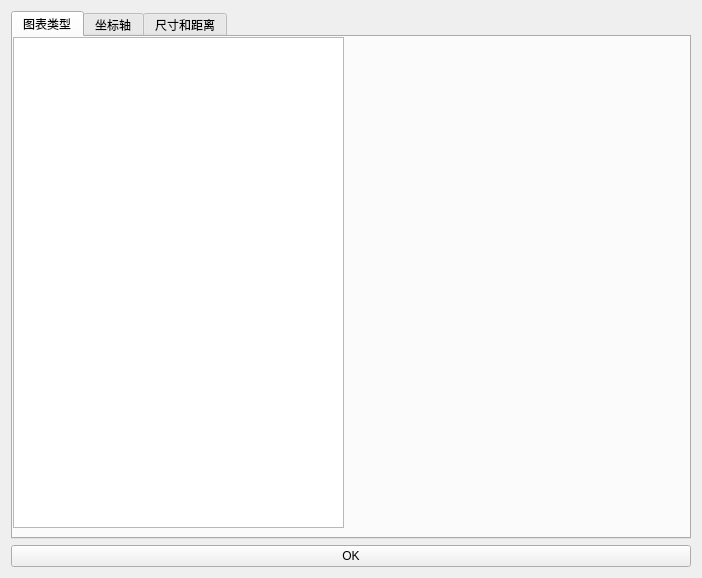
<?xml version="1.0" encoding="UTF-8"?>
<ui version="4.0">
 <class>widget</class>
 <widget class="QWidget" name="widget">
  <property name="geometry">
   <rect>
    <x>0</x>
    <y>0</y>
    <width>702</width>
    <height>578</height>
   </rect>
  </property>
  <property name="windowTitle">
   <string>图表配置</string>
  </property>
  <layout class="QVBoxLayout" name="verticalLayout">
   <item>
    <widget class="QTabWidget" name="tabWidget">
     <property name="currentIndex">
      <number>0</number>
     </property>
     <widget class="QWidget" name="tab_3">
      <attribute name="title">
       <string>图表类型</string>
      </attribute>
      <widget class="QListWidget" name="graph_styles_widget">
       <property name="geometry">
        <rect>
         <x>0</x>
         <y>0</y>
         <width>331</width>
         <height>491</height>
        </rect>
       </property>
      </widget>
     </widget>
     <widget class="QWidget" name="tab_2">
      <attribute name="title">
       <string>坐标轴</string>
      </attribute>
      <widget class="QFrame" name="frame_4">
       <property name="geometry">
        <rect>
         <x>0</x>
         <y>21</y>
         <width>661</width>
         <height>47</height>
        </rect>
       </property>
       <property name="frameShape">
        <enum>QFrame::StyledPanel</enum>
       </property>
       <property name="frameShadow">
        <enum>QFrame::Raised</enum>
       </property>
       <layout class="QHBoxLayout" name="horizontalLayout_4">
        <item>
         <widget class="QFrame" name="frame_5">
          <property name="frameShape">
           <enum>QFrame::StyledPanel</enum>
          </property>
          <property name="frameShadow">
           <enum>QFrame::Raised</enum>
          </property>
          <layout class="QHBoxLayout" name="horizontalLayout_5">
           <property name="spacing">
            <number>0</number>
           </property>
           <property name="leftMargin">
            <number>0</number>
           </property>
           <property name="topMargin">
            <number>0</number>
           </property>
           <property name="rightMargin">
            <number>0</number>
           </property>
           <property name="bottomMargin">
            <number>0</number>
           </property>
           <item>
            <widget class="QLabel" name="label_3">
             <property name="text">
              <string>横轴</string>
             </property>
            </widget>
           </item>
           <item>
            <widget class="QComboBox" name="comboBox_graph_x_axis"/>
           </item>
           <item>
            <spacer name="horizontalSpacer_3">
             <property name="orientation">
              <enum>Qt::Horizontal</enum>
             </property>
             <property name="sizeHint" stdset="0">
              <size>
               <width>40</width>
               <height>20</height>
              </size>
             </property>
            </spacer>
           </item>
          </layout>
         </widget>
        </item>
        <item>
         <widget class="QFrame" name="frame_6">
          <property name="frameShape">
           <enum>QFrame::StyledPanel</enum>
          </property>
          <property name="frameShadow">
           <enum>QFrame::Raised</enum>
          </property>
          <layout class="QHBoxLayout" name="horizontalLayout_6">
           <property name="spacing">
            <number>0</number>
           </property>
           <property name="leftMargin">
            <number>0</number>
           </property>
           <property name="topMargin">
            <number>0</number>
           </property>
           <property name="rightMargin">
            <number>0</number>
           </property>
           <property name="bottomMargin">
            <number>0</number>
           </property>
           <item>
            <widget class="QLabel" name="label_4">
             <property name="text">
              <string>纵轴</string>
             </property>
            </widget>
           </item>
           <item>
            <widget class="QComboBox" name="comboBox_graph_y_axis"/>
           </item>
           <item>
            <spacer name="horizontalSpacer_4">
             <property name="orientation">
              <enum>Qt::Horizontal</enum>
             </property>
             <property name="sizeHint" stdset="0">
              <size>
               <width>40</width>
               <height>20</height>
              </size>
             </property>
            </spacer>
           </item>
          </layout>
         </widget>
        </item>
       </layout>
      </widget>
      <widget class="QFrame" name="frame_8">
       <property name="geometry">
        <rect>
         <x>0</x>
         <y>60</y>
         <width>661</width>
         <height>50</height>
        </rect>
       </property>
       <property name="frameShape">
        <enum>QFrame::StyledPanel</enum>
       </property>
       <property name="frameShadow">
        <enum>QFrame::Raised</enum>
       </property>
       <layout class="QHBoxLayout" name="horizontalLayout_7">
        <item>
         <widget class="QFrame" name="frame_10">
          <property name="frameShape">
           <enum>QFrame::StyledPanel</enum>
          </property>
          <property name="frameShadow">
           <enum>QFrame::Raised</enum>
          </property>
          <layout class="QHBoxLayout" name="horizontalLayout_8">
           <property name="spacing">
            <number>0</number>
           </property>
           <property name="leftMargin">
            <number>0</number>
           </property>
           <property name="topMargin">
            <number>0</number>
           </property>
           <property name="rightMargin">
            <number>0</number>
           </property>
           <property name="bottomMargin">
            <number>0</number>
           </property>
           <item>
            <widget class="QLabel" name="label_7">
             <property name="text">
              <string>统计值排序</string>
             </property>
            </widget>
           </item>
           <item>
            <widget class="QComboBox" name="comboBox_graph_orderby">
             <item>
              <property name="text">
               <string/>
              </property>
             </item>
             <item>
              <property name="text">
               <string>升序</string>
              </property>
             </item>
             <item>
              <property name="text">
               <string>降序</string>
              </property>
             </item>
            </widget>
           </item>
           <item>
            <spacer name="horizontalSpacer_7">
             <property name="orientation">
              <enum>Qt::Horizontal</enum>
             </property>
             <property name="sizeHint" stdset="0">
              <size>
               <width>40</width>
               <height>20</height>
              </size>
             </property>
            </spacer>
           </item>
          </layout>
         </widget>
        </item>
        <item>
         <widget class="QFrame" name="frame_11">
          <property name="frameShape">
           <enum>QFrame::StyledPanel</enum>
          </property>
          <property name="frameShadow">
           <enum>QFrame::Raised</enum>
          </property>
          <layout class="QHBoxLayout" name="horizontalLayout_9">
           <property name="spacing">
            <number>0</number>
           </property>
           <property name="leftMargin">
            <number>0</number>
           </property>
           <property name="topMargin">
            <number>0</number>
           </property>
           <property name="rightMargin">
            <number>0</number>
           </property>
           <property name="bottomMargin">
            <number>0</number>
           </property>
           <item>
            <widget class="QLabel" name="label_8">
             <property name="text">
              <string>统计阈值&gt;=</string>
             </property>
            </widget>
           </item>
           <item>
            <widget class="QSpinBox" name="spinBox_graph_stat_threshold">
             <property name="value">
              <number>0</number>
             </property>
            </widget>
           </item>
           <item>
            <spacer name="horizontalSpacer_8">
             <property name="orientation">
              <enum>Qt::Horizontal</enum>
             </property>
             <property name="sizeHint" stdset="0">
              <size>
               <width>76</width>
               <height>20</height>
              </size>
             </property>
            </spacer>
           </item>
          </layout>
         </widget>
        </item>
       </layout>
      </widget>
     </widget>
     <widget class="QWidget" name="tab">
      <attribute name="title">
       <string>尺寸和距离</string>
      </attribute>
      <widget class="QFrame" name="frame_3">
       <property name="geometry">
        <rect>
         <x>10</x>
         <y>10</y>
         <width>661</width>
         <height>72</height>
        </rect>
       </property>
       <property name="frameShape">
        <enum>QFrame::StyledPanel</enum>
       </property>
       <property name="frameShadow">
        <enum>QFrame::Raised</enum>
       </property>
       <layout class="QHBoxLayout" name="horizontalLayout_3">
        <property name="spacing">
         <number>10</number>
        </property>
        <property name="leftMargin">
         <number>0</number>
        </property>
        <property name="topMargin">
         <number>0</number>
        </property>
        <property name="rightMargin">
         <number>0</number>
        </property>
        <property name="bottomMargin">
         <number>0</number>
        </property>
        <item>
         <widget class="QFrame" name="frame">
          <property name="frameShape">
           <enum>QFrame::StyledPanel</enum>
          </property>
          <property name="frameShadow">
           <enum>QFrame::Raised</enum>
          </property>
          <layout class="QHBoxLayout" name="horizontalLayout">
           <property name="spacing">
            <number>0</number>
           </property>
           <property name="leftMargin">
            <number>0</number>
           </property>
           <property name="topMargin">
            <number>0</number>
           </property>
           <property name="rightMargin">
            <number>0</number>
           </property>
           <property name="bottomMargin">
            <number>0</number>
           </property>
           <item>
            <widget class="QLabel" name="label">
             <property name="text">
              <string>画布宽度</string>
             </property>
            </widget>
           </item>
           <item>
            <widget class="QSlider" name="slider_canvas_width">
             <property name="minimum">
              <number>100</number>
             </property>
             <property name="maximum">
              <number>2000</number>
             </property>
             <property name="pageStep">
              <number>50</number>
             </property>
             <property name="value">
              <number>900</number>
             </property>
             <property name="orientation">
              <enum>Qt::Horizontal</enum>
             </property>
            </widget>
           </item>
           <item>
            <widget class="QLabel" name="label_canvas_width">
             <property name="text">
              <string>900</string>
             </property>
            </widget>
           </item>
           <item>
            <spacer name="horizontalSpacer">
             <property name="orientation">
              <enum>Qt::Horizontal</enum>
             </property>
             <property name="sizeHint" stdset="0">
              <size>
               <width>40</width>
               <height>20</height>
              </size>
             </property>
            </spacer>
           </item>
          </layout>
         </widget>
        </item>
        <item>
         <widget class="QFrame" name="frame_2">
          <property name="frameShape">
           <enum>QFrame::StyledPanel</enum>
          </property>
          <property name="frameShadow">
           <enum>QFrame::Raised</enum>
          </property>
          <layout class="QHBoxLayout" name="horizontalLayout_2">
           <property name="spacing">
            <number>0</number>
           </property>
           <property name="leftMargin">
            <number>0</number>
           </property>
           <property name="topMargin">
            <number>0</number>
           </property>
           <property name="rightMargin">
            <number>0</number>
           </property>
           <property name="bottomMargin">
            <number>0</number>
           </property>
           <item>
            <widget class="QLabel" name="label_2">
             <property name="text">
              <string>画布高度</string>
             </property>
            </widget>
           </item>
           <item>
            <widget class="QSlider" name="slider_canvas_height">
             <property name="minimum">
              <number>100</number>
             </property>
             <property name="maximum">
              <number>1500</number>
             </property>
             <property name="pageStep">
              <number>50</number>
             </property>
             <property name="value">
              <number>600</number>
             </property>
             <property name="orientation">
              <enum>Qt::Horizontal</enum>
             </property>
            </widget>
           </item>
           <item>
            <widget class="QLabel" name="label_canvas_height">
             <property name="text">
              <string>600</string>
             </property>
            </widget>
           </item>
           <item>
            <spacer name="horizontalSpacer_2">
             <property name="orientation">
              <enum>Qt::Horizontal</enum>
             </property>
             <property name="sizeHint" stdset="0">
              <size>
               <width>40</width>
               <height>20</height>
              </size>
             </property>
            </spacer>
           </item>
          </layout>
         </widget>
        </item>
       </layout>
      </widget>
     </widget>
    </widget>
   </item>
   <item>
    <widget class="QPushButton" name="btn_ok">
     <property name="text">
      <string>OK</string>
     </property>
    </widget>
   </item>
  </layout>
 </widget>
 <resources/>
 <connections>
  <connection>
   <sender>slider_canvas_width</sender>
   <signal>valueChanged(int)</signal>
   <receiver>label_canvas_width</receiver>
   <slot>setNum(int)</slot>
   <hints>
    <hint type="sourcelabel">
     <x>133</x>
     <y>80</y>
    </hint>
    <hint type="destinationlabel">
     <x>216</x>
     <y>80</y>
    </hint>
   </hints>
  </connection>
  <connection>
   <sender>slider_canvas_height</sender>
   <signal>valueChanged(int)</signal>
   <receiver>label_canvas_height</receiver>
   <slot>setNum(int)</slot>
   <hints>
    <hint type="sourcelabel">
     <x>468</x>
     <y>80</y>
    </hint>
    <hint type="destinationlabel">
     <x>550</x>
     <y>80</y>
    </hint>
   </hints>
  </connection>
 </connections>
</ui>
